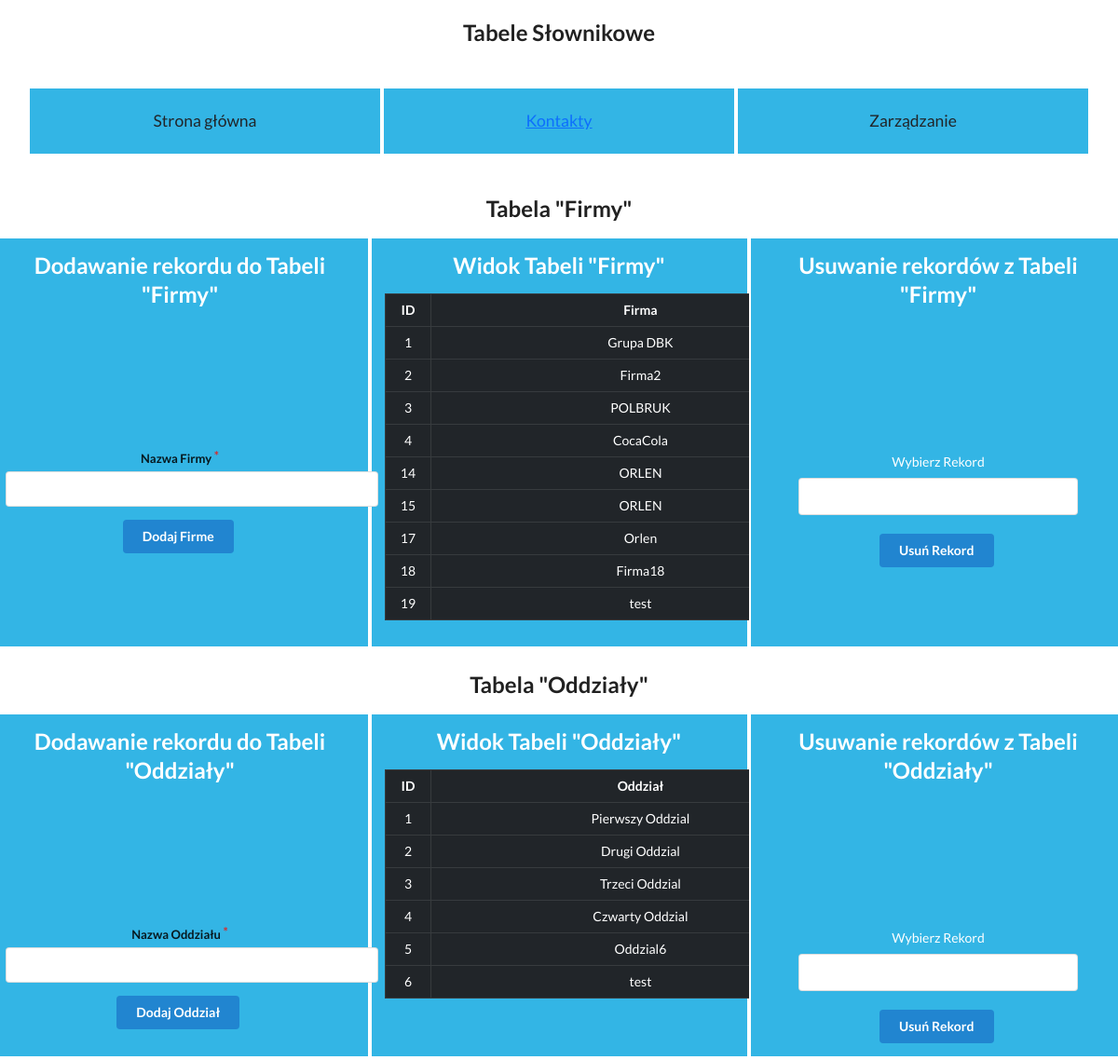
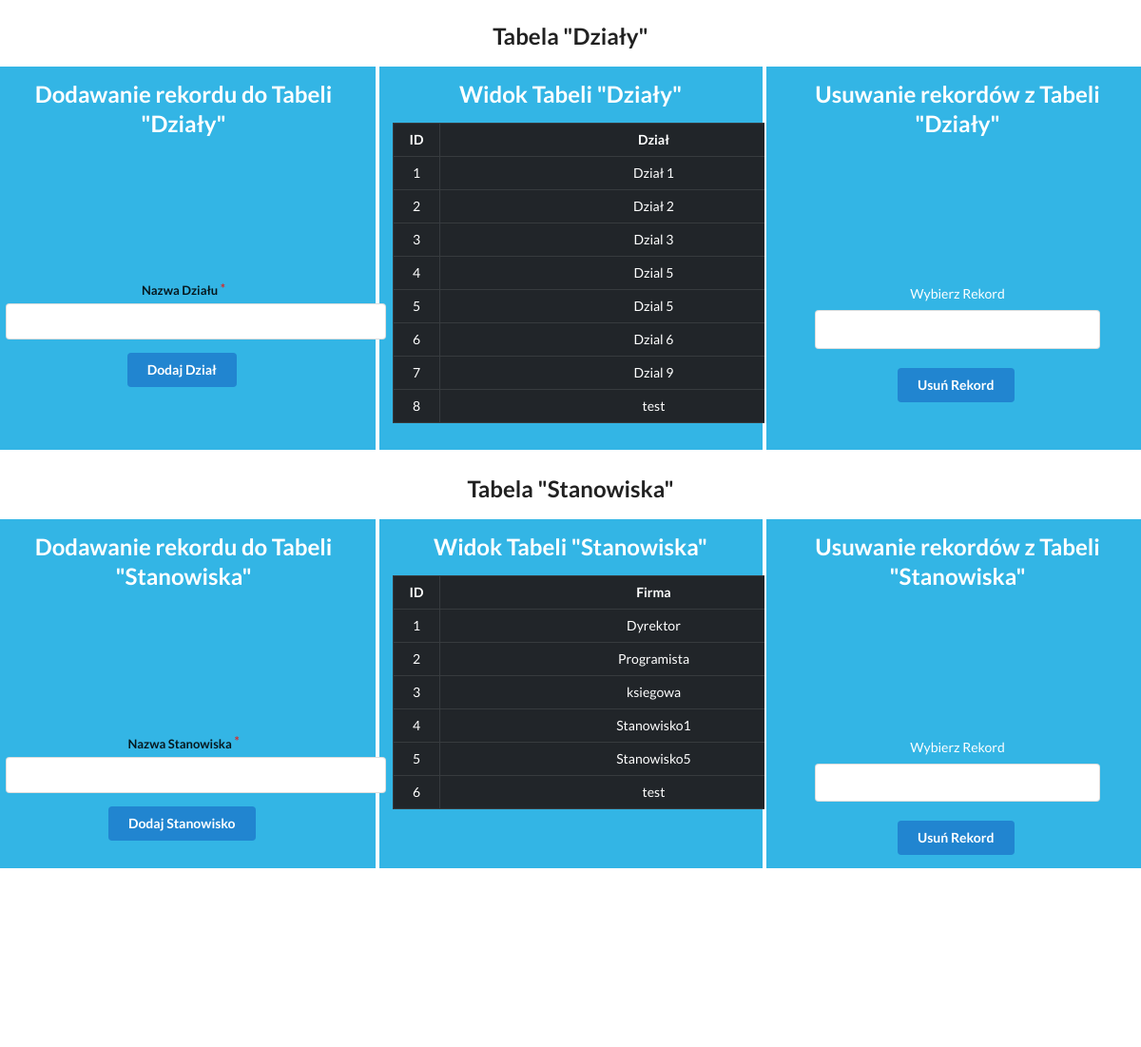
Page /view.php (upper part) on the earlier database version (2 pictures, top to bottom).
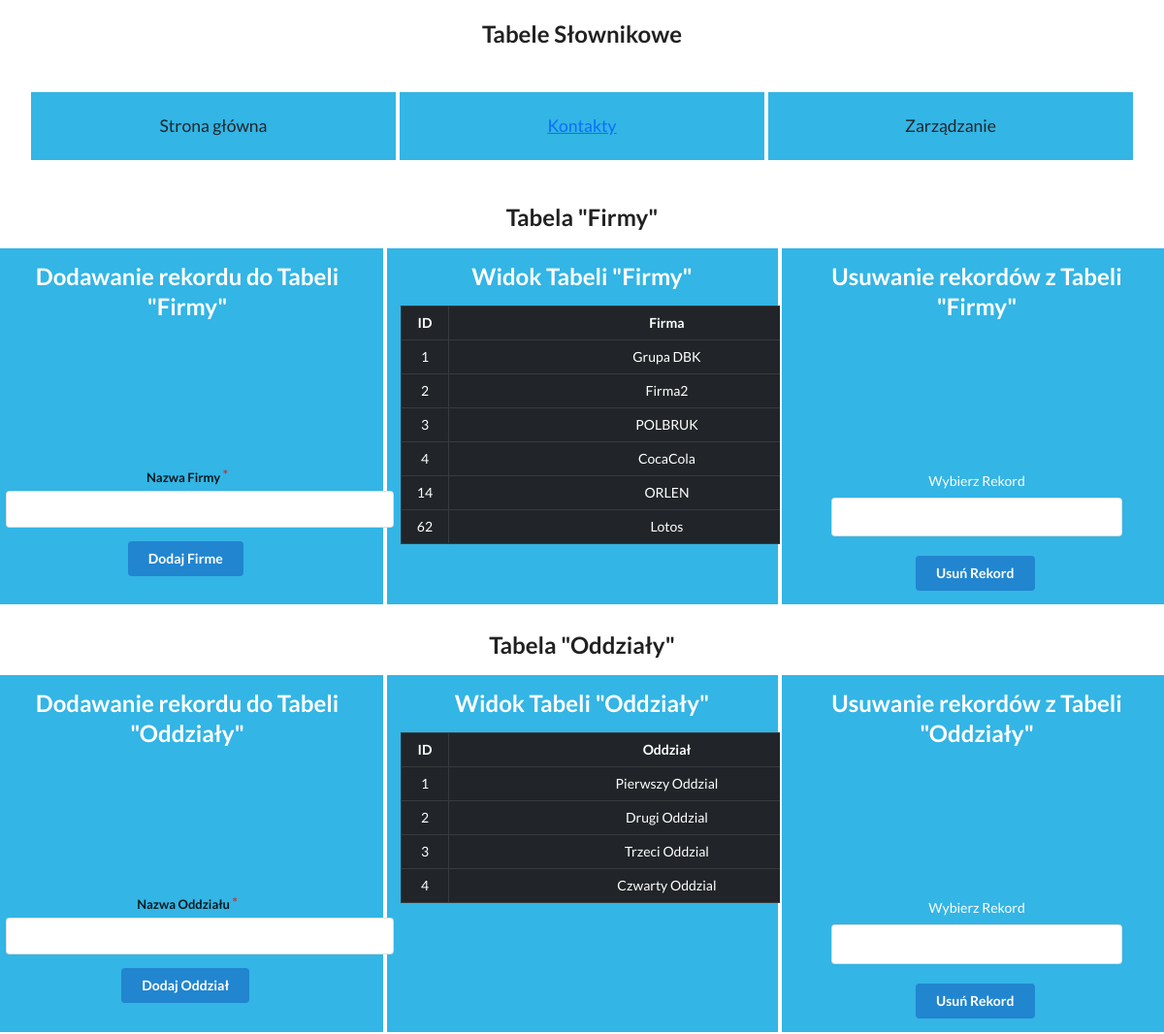
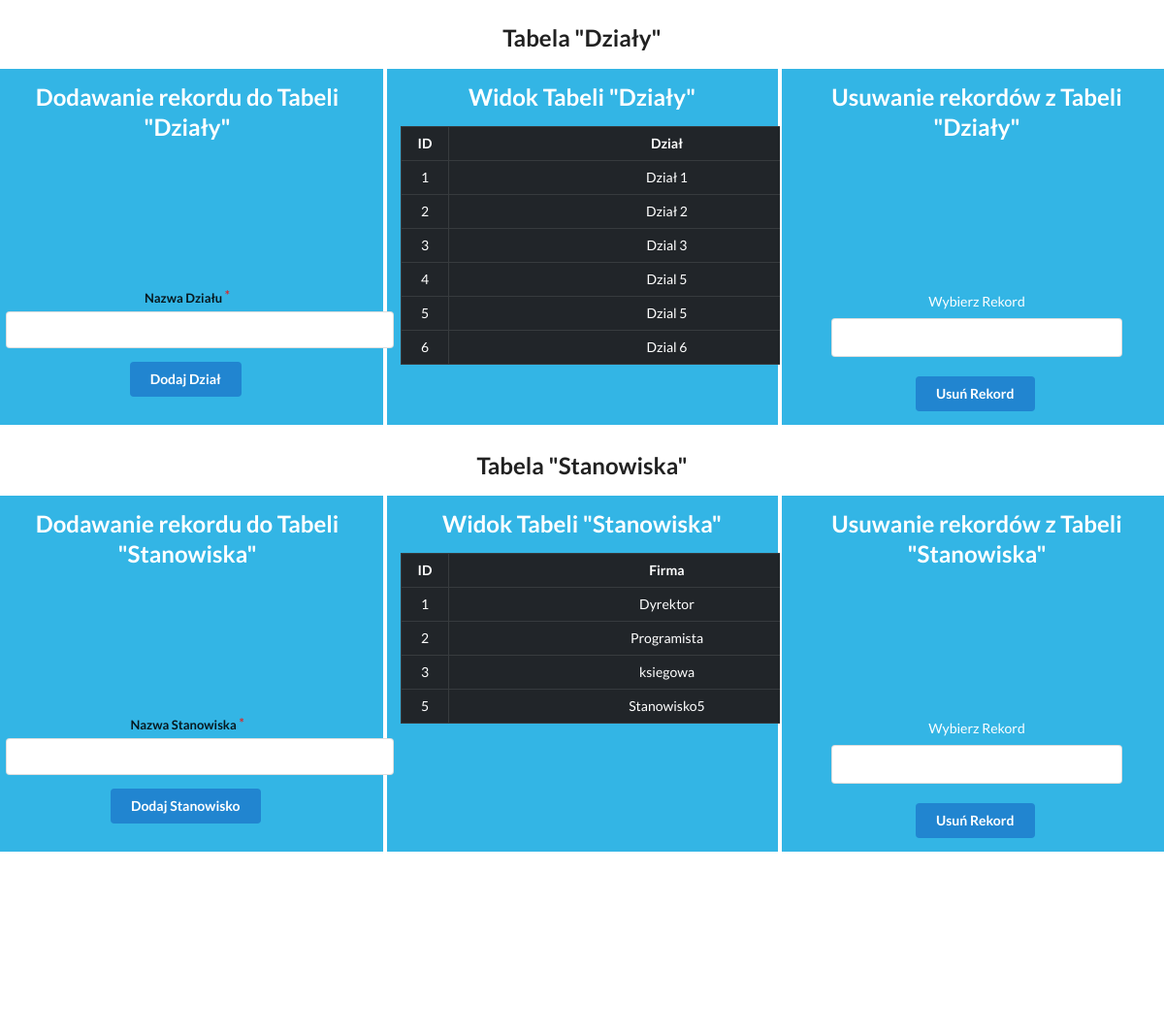
Same page on the later database version (2 pictures, top to bottom).
### tables this page shows
CREATE TABLE `firmy` (
  `id` int(11) NOT NULL,
  `Firma` text NOT NULL
);

CREATE TABLE `oddzialy` (
  `id` int(11) NOT NULL,
  `Oddzial` text NOT NULL
);

CREATE TABLE `dzialy` (
  `id` int(11) NOT NULL,
  `Dzial` text NOT NULL
);

CREATE TABLE `stanowiska` (
  `id` int(11) NOT NULL,
  `stanowisko` text NOT NULL
);

### connect.php (called while the page is built, shortened)
<?php
$firmy = 'SELECT * FROM firmy ORDER BY id';
$Oddzialy = 'SELECT * FROM oddzialy ORDER BY id';
$dzialy = 'SELECT * FROM dzialy ORDER BY id';
$stanowiska = 'SELECT * FROM stanowiska ORDER BY id';
?>

### klasy.php (the view, shortened to what this page needs)
<?php
include('connect.php');
class Widoki{
    public function WidokFirm(){
        global $mysqli;
        global $firmy;
        foreach ($mysqli->query($firmy) as $row) {
            echo '<tr>';
            echo '<td>'. $row['id'] . '</td>';
            echo '<td>'. $row['Firma'] . '</td>';
            echo '</tr>';
        }
    }
    public function WidokOddzialow(){
        global $mysqli;
        global $Oddzialy;
        foreach ($mysqli->query($Oddzialy) as $row) {
            echo '<tr>';
            echo '<td>'. $row['id'] . '</td>';
            echo '<td>'. $row['Oddzial'] . '</td>';
            echo '</tr>';
        }
    }
    public function WidokDzialow(){
        global $mysqli;
        global $dzialy;
        foreach ($mysqli->query($dzialy) as $row) {
            echo '<tr>';
            echo '<td>'. $row['id'] . '</td>';
            echo '<td>'. $row['Dzial'] . '</td>';
            echo '</tr>';
        }
    }
    public function WidokStanowisk(){
        global $mysqli;
        global $stanowiska;
        foreach ($mysqli->query($stanowiska) as $row) {
            echo '<tr>';
            echo '<td>'. $row['id'] . '</td>';
            echo '<td>'. $row['stanowisko'] . '</td>';
            echo '</tr>';
        }
    }
}
class SELEKTY{
    public function WyborFirmyDoUsuniecia(){
        global $mysqli;
        $Firmquery = "SELECT * FROM firmy ORDER BY id ASC";
        $Firmresult = $mysqli->query($Firmquery);
        foreach ($Firmresult as $row)
        {
            echo '<option value="'.$row["id"].'.'.$row["Firma"].'">'.$row["id"].'.'.$row["Firma"].'</option>';
        }
    }
    public function WyborOddzialuDoUsuniecia(){
        global $mysqli;
        $Oddquery = "SELECT * FROM oddzialy ORDER BY id ASC";
        $Oddmresult = $mysqli->query($Oddquery);
        foreach ($Oddmresult as $row)
        {
            echo '<option value="'.$row["id"].'.'.$row["Oddzial"].'">'.$row["id"].'.'.$row["Oddzial"].'</option>';
        }
    }
    public function WyborDzialuDoUsuniecia(){
        global $mysqli;
        $Dzquery = "SELECT * FROM dzialy ORDER BY id ASC";
        $Dzresult = $mysqli->query($Dzquery);
        foreach ($Dzresult as $row)
        {
            echo '<option value="'.$row["id"].'.'.$row["Dzial"].'">'.$row["id"].'.'.$row["Dzial"].'</option>';
        }
    }
    public function WyborStanowiskaDoUsuniecia(){
        global $mysqli;
        $Stmquery = "SELECT * FROM stanowiska ORDER BY id ASC";
        $Stresult = $mysqli->query($Stmquery);
        foreach ($Stresult as $row)
        {
            echo '<option value="'.$row["id"].'.'.$row["stanowisko"].'">'.$row["id"].'.'.$row["stanowisko"].'</option>';
        }
    }
}
?>

### view.php (shortened to what this page needs)
<?php
include('klasy.php');
?>
<!doctype html>
<html lang="en" xmlns="http://www.w3.org/1999/html">
<head>
    <link rel="stylesheet" href="css/bootstrap.css" />
    <link rel="stylesheet" href="resources/semantic.min.css">
    <link rel="stylesheet" href="resources/custom.css">
</head>
<body>
<h2 style="margin-top: 20px" class="text-center">Tabele Słownikowe</h2>
<div class="container-lg my-5">
    <div class="row">
        <div class="col-md-4"><button type="button" class="btn btn-lg" onclick="location.href='index.php';">Strona główna</button>
        </div>
        <div class="col-md-4">
            <button type="button" class="btn btn-link btn-lg"  onclick="location.href='contacts.php';">Kontakty</button>
        </div>
        <div class="col-md-4"><button type="button" class="btn btn-lg" onclick="location.href='management.php';">Zarządzanie</button></div>
    </div>
</div>
<h2 class="text-center">Tabela "Firmy"</h2>
<div class="row">
    <div class="col-md-4">
        <h2 class="text-center">Dodawanie rekordu do Tabeli "Firmy"</h2>
        <form  method="post" action="<?php echo $_SERVER['PHP_SELF']; ?>" class="ui form" style="margin-top: 150px">
            <div class="required field">
                <label>Nazwa Firmy</label>
                <input type="text" name="firm" id="firm" required style="width: 400px;">
            </div>
            <input type="submit" class="ui primary button" id="dodajFirme" name="dodajFirme" value="Dodaj Firme" > </input>
        </form>
    </div>
    <div class="col-md-4">
        <h2 class="text-center">Widok Tabeli "Firmy"</h2>
        <div class="table-responsive-md">
            <table class="table table-hover table-bordered table-dark" style="width: 500px; "align="center" >
                <thead>
                <tr>
                    <th scope="col">ID</th>
                    <th width="90%" scope="col">Firma</th>
                </tr>
                </thead>
                <tbody>
                <tr>
                    <?php
                    $widoktabelifirmy = new Widoki();
                    $widoktabelifirmy->WidokFirm();
                    ?>
                </tr>
                </tbody>
            </table>
        </div>
    </div>
    <div class="col-md-4">
        <h2 class="text-center">Usuwanie rekordów z Tabeli "Firmy"</h2>
        <div align="center">
            <form method="post" action="<?php echo $_SERVER['PHP_SELF']; ?>" class="ui form" style="margin-top: 134px">
                    <label style="margin-top: 20px" for="Firma" class="form-label">Wybierz Rekord</label>
                    <select name="FRekord" class="form-select" id="FRekord" required style="width: 300px" >
                        <option value="" name="FRekord" id="FRekord"></option>
                        <?php
                        $SelectFirm = new SELEKTY();
                        $SelectFirm->WyborFirmyDoUsuniecia();
                        ?>
                    </select>
                    <input style="margin-top: 20px" type="submit" class="ui primary button" id="UsunRekordF" name="UsunRekordF" value="Usuń Rekord"> </input>
            </form>
        </div>
    </div>
</div>
<h2 class="text-center">Tabela "Oddziały"</h2>
<div class="row">
    <div class="col-md-4">
        <h2 class="text-center">Dodawanie rekordu do Tabeli "Oddziały"</h2>
        <form  method="post" action="<?php echo $_SERVER['PHP_SELF']; ?>" class="ui form" style="margin-top: 150px">
            <div class="required field">
                <label>Nazwa Oddziału</label>
                <input type="text" name="oddzial" id="oddzial" required style="width: 400px;">
            </div>
            <input type="submit" class="ui primary button" id="dodajOddzial" name="dodajOddzial" value="Dodaj Oddział"> </input>
        </form>
    </div>
    <div class="col-md-4">
        <h2 class="text-center">Widok Tabeli "Oddziały"</h2>
        <div class="table-responsive-md">
            <table class="table table-hover table-bordered table-dark" style="width: 500px; "align="center" >
                <thead>
                <tr>
                    <th scope="col">ID</th>
                    <th width="90%" scope="col">Oddział</th>
                </tr>
                </thead>
                <tbody>
                <tr>
                    <?php
                    $widoktabelioddzialy= new Widoki();
                    $widoktabelioddzialy->WidokOddzialow();
                    ?>
                </tr>
                </tbody>
            </table>
        </div>
    </div>
    <div class="col-md-4">
        <h2 class="text-center">Usuwanie rekordów z Tabeli "Oddziały"</h2>
        <div align="center">
            <form method="post" action="<?php echo $_SERVER['PHP_SELF']; ?>" class="ui form" style="margin-top: 134px">
                <label style="margin-top: 20px" for="Oddzial" class="form-label">Wybierz Rekord</label>
                <select name="ORekord" class="form-select" id="ORekord" required style="width: 300px" >
                    <option value="" name="ORekord" id="ORekord"></option>
                    <?php
                    $SelectFirm = new SELEKTY();
                    $SelectFirm->WyborOddzialuDoUsuniecia();
                    ?>
                </select>
                <input style="margin-top: 20px" type="submit" class="ui primary button" id="UsunRekordO" name="UsunRekordO" value="Usuń Rekord"> </input>
            </form>
        </div>
    </div>
</div>
<h2 class="text-center">Tabela "Działy"</h2>
<div class="row">
    <div class="col-md-4">
        <h2 class="text-center">Dodawanie rekordu do Tabeli "Działy"</h2>
        <form  method="post" action="<?php echo $_SERVER['PHP_SELF']; ?>" class="ui form" style="margin-top: 150px">
            <div class="required field">
                <label>Nazwa Działu</label>
                <input type="text" name="dzial" id="dzial" required style="width: 400px">
            </div>
            <input type="submit" class="ui primary button" id="dodajDzial" name="dodajDzial" value="Dodaj Dział"></input>
        </form>
    </div>
    <div class="col-md-4">
        <h2 class="text-center">Widok Tabeli "Działy"</h2>
        <div class="table-responsive-md">
            <table class="table table-hover table-bordered table-dark" style="width: 500px; "align="center" >
                <thead>
                <tr>
                    <th scope="col">ID</th>
                    <th width="90%" scope="col">Dział</th>
                </tr>
                </thead>
                <tbody>
                <tr>
                    <?php
                    $widoktabelidzialy= new Widoki();
                    $widoktabelidzialy->WidokDzialow();
                    ?>
                </tr>
                </tbody>
            </table>
        </div>
    </div>
    <div class="col-md-4">
        <h2 class="text-center">Usuwanie rekordów z Tabeli "Działy"</h2>
        <div align="center">
            <form method="post" action="<?php echo $_SERVER['PHP_SELF']; ?>" class="ui form" style="margin-top: 134px">
                <label style="margin-top: 20px" for="Dzial" class="form-label">Wybierz Rekord</label>
                <select name="DRekord" class="form-select" id="DRekord" required style="width: 300px" >
                    <option value="" name="DRekord" id="DRekord"></option>
                    <?php
                    $SelectFirm = new SELEKTY();
                    $SelectFirm->WyborDzialuDoUsuniecia();
                    ?>
                </select>
                <input style="margin-top: 20px" type="submit" class="ui primary button" id="UsunRekordD" name="UsunRekordD" value="Usuń Rekord"> </input>
            </form>
        </div>
    </div>
</div>
<h2 class="text-center">Tabela "Stanowiska"</h2>
<div class="row">
    <div class="col-md-4">
        <h2 class="text-center">Dodawanie rekordu do Tabeli "Stanowiska"</h2>
        <form  method="post" action="<?php echo $_SERVER['PHP_SELF']; ?>" class="ui form" style="margin-top: 150px">
            <div class="required field">
                <label>Nazwa Stanowiska</label>
                <input type="text" name="stanowisko" id="stanowisko" required style="width: 400px;">
            </div>
            <input type="submit" class="ui primary button" id="dodajStanowisko" name="dodajStanowisko" value="Dodaj Stanowisko"></input>
        </form>
    </div>
    <div class="col-md-4">
        <h2 class="text-center">Widok Tabeli "Stanowiska"</h2>
        <div class="table-responsive-md">
            <table class="table table-hover table-bordered table-dark" style="width: 500px; "align="center" >
                <thead>
                <tr>
                    <th scope="col">ID</th>
                    <th width="90%" scope="col">Firma</th>
                </tr>
                </thead>
                <tbody>
                <tr>
                    <?php
                    $widoktabelistanowiska=new Widoki();
                    $widoktabelistanowiska->WidokStanowisk();
                    ?>
                </tr>
                </tbody>
            </table>
        </div>
    </div>
    <div class="col-md-4">
        <h2 class="text-center">Usuwanie rekordów z Tabeli "Stanowiska"</h2>
        <div align="center">
            <form method="post" action="<?php echo $_SERVER['PHP_SELF']; ?>" class="ui form" style="margin-top: 134px">
                <label style="margin-top: 20px" for="Stanowisko" class="form-label">Wybierz Rekord</label>
                <select name="SRekord" class="form-select" id="SRekord" required style="width: 300px" >
                    <option value="" name="SRekord" id="SRekord"></option>
                    <?php
                    $SelectFirm = new SELEKTY();
                    $SelectFirm->WyborStanowiskaDoUsuniecia();
                    ?>
                </select>
                <input style="margin-top: 20px" type="submit" class="ui primary button" id="UsunRekordS" name="UsunRekordS" value="Usuń Rekord"> </input>
            </form>
        </div>
    </div>
</div>
<div class="allButFooter">
</div>
</body>
</html>

### view.php (style rules this page uses)
body { margin: 0; padding: 0; height: 100%; min-height: 100%; }
table { width: 20%; }
[class*="col"] { padding: 1rem; background-color: #33b5e5; border: 2px solid #fff; color: #fff; text-align: center; }
.allButFooter { min-height: calc(90vh - 95px); }

Differences in the rows shown:
removed firmy: id "15", Firma "ORLEN"
removed firmy: id "17", Firma "Orlen"
removed firmy: id "18", Firma "Firma18"
removed firmy: id "19", Firma "test"
removed oddzialy: id "5", Oddzial "Oddzial6"
removed oddzialy: id "6", Oddzial "test"
removed dzialy: id "7", Dzial "Dzial 9"
removed dzialy: id "8", Dzial "test"
removed stanowiska: id "4", stanowisko "Stanowisko1"
removed stanowiska: id "6", stanowisko "test"
added firmy: id "62", Firma "Lotos"
